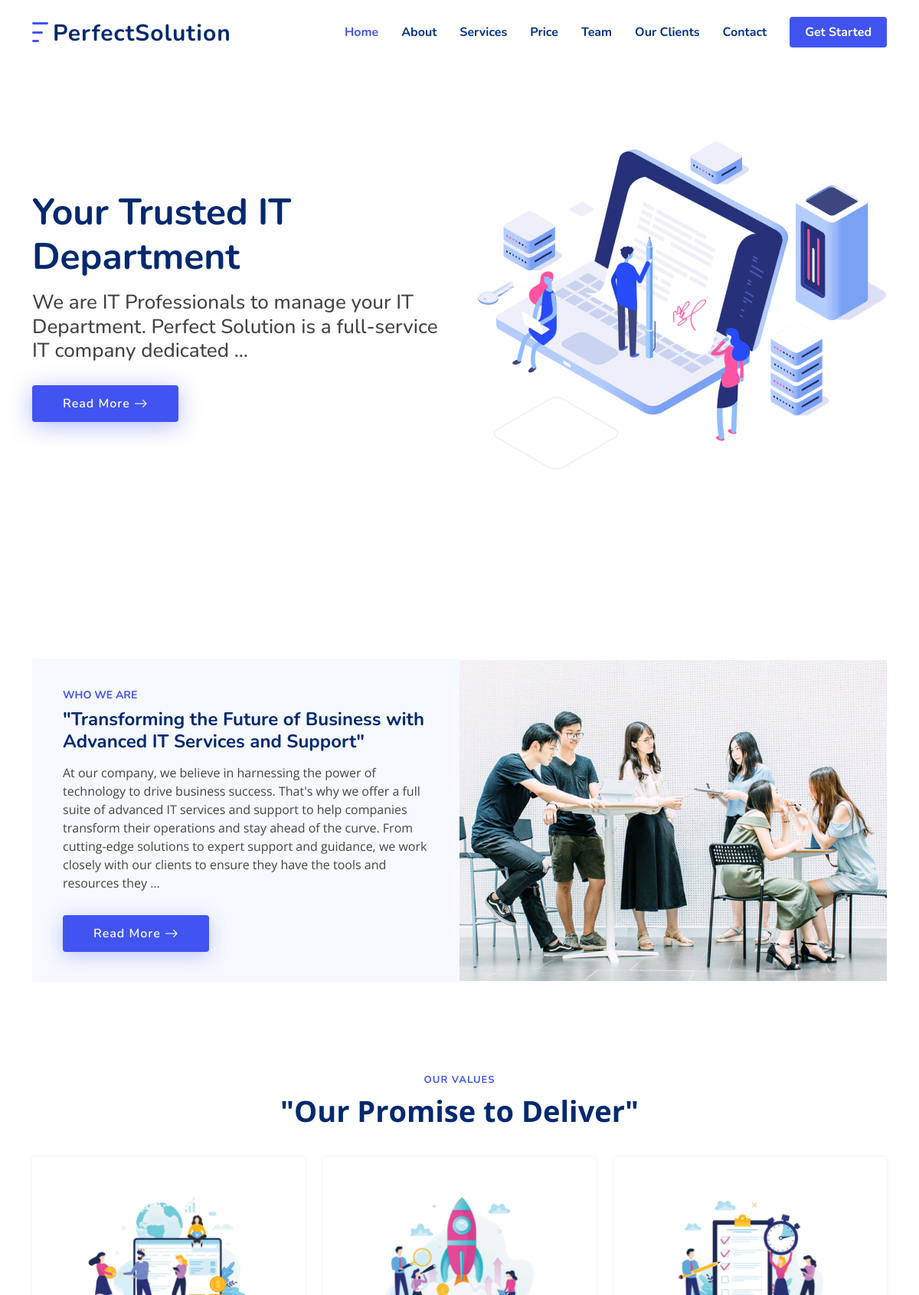
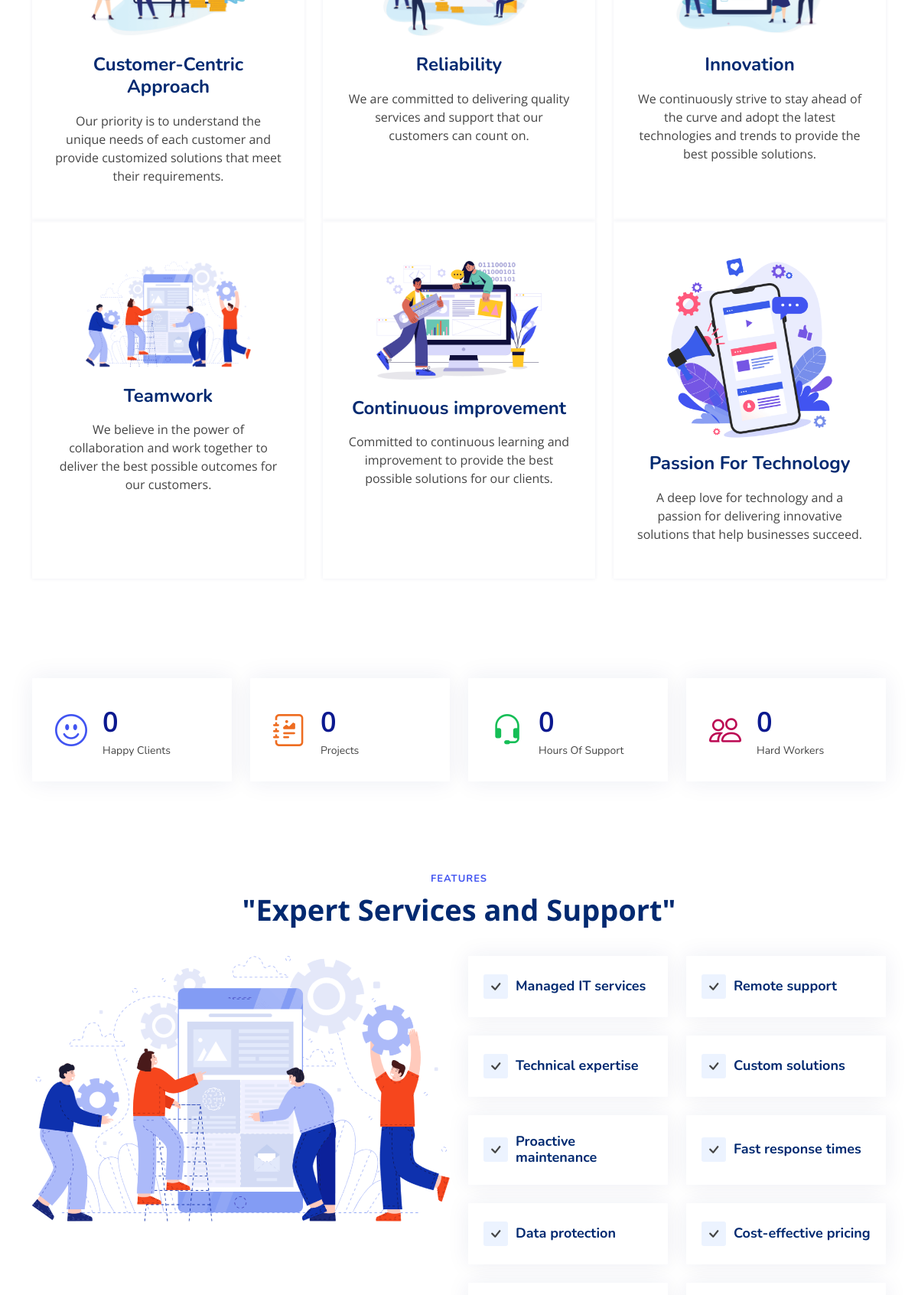
The page / (upper part) on the database its author committed (2 pictures, top to bottom).
### home/models.py (models this page shows)
class Hero(models.Model):
    hero_title = models.CharField(max_length=50)
    hero_detail = models.TextField()
    hero_img = models.ImageField(upload_to="hero", blank=True, default="hero/hero-img.png")
    hero_logo = models.ImageField(upload_to="hero", blank=True)

class About(models.Model):
    about_title = models.TextField()
    about_detail = models.TextField()
    about_img = models.ImageField(upload_to="about", blank=True)

class OurValueTitle(models.Model):
    value_title_main = models.CharField(max_length=50)

class OurValue(models.Model):
    value_img = models.ImageField(upload_to="our_values")
    value_title = models.CharField(max_length=30)
    value_detail = models.TextField()

class FeatureTitle(models.Model):
    feature_title = models.CharField(max_length=50)

class Feature(models.Model):
    feature = models.CharField(max_length=50)

### home/views.py (the view)
# urls.py: path("", views.home, name="home"),
def home(request):
    hero = Hero.objects.latest('id')
    about = About.objects.latest('id')
    service_title = ServiceTitle.objects.latest('id')
    service = Service.objects.all()
    client_title = OurClientTitle.objects.latest('id')
    client_logo = OurClientLogo.objects.all()
    contact = Contact.objects.latest('id')
    our_value = OurValue.objects.all()
    our_value_title = OurValueTitle.objects.latest('id')
    feature_title = FeatureTitle.objects.latest('id')
    feature = Feature.objects.all()
    faq = Faq.objects.all()
    faq_list1 = faq[:len(faq) // 2]
    faq_list2 = faq[len(faq) // 2:]
    return render(request, "index.html", {
        "hero": hero,
        "about": about,
        "service_title": service_title,
        "service": service,
        "client_title": client_title,
        "client_logo": client_logo,
        "contact": contact,
        "our_value": our_value,
        "our_value_title": our_value_title,
        "feature_title": feature_title,
        "feature": feature,
        "faq": faq,
        "faq_list1": faq_list1,
        "faq_list2": faq_list2
    })

### templates/index.html (shortened to what this page needs)
{% load static %}
<!DOCTYPE html>
<html lang="en">
<head>
    <link href="{% static 'assets/vendor/aos/aos.css' %}" rel="stylesheet">
    <link href="{% static 'assets/vendor/bootstrap/css/bootstrap.min.css' %}" rel="stylesheet">
    <link href="{% static 'assets/vendor/bootstrap-icons/bootstrap-icons.css' %}" rel="stylesheet">
    <link href="{% static 'assets/vendor/glightbox/css/glightbox.min.css' %}" rel="stylesheet">
    <link href="{% static 'assets/vendor/remixicon/remixicon.css' %}" rel="stylesheet">
    <link href="{% static 'assets/vendor/swiper/swiper-bundle.min.css' %}" rel="stylesheet">
    <link href="{% static 'assets/css/style.css' %}" rel="stylesheet">
</head>
<body>
<header id="header" class="header fixed-top">
    <div class="container-fluid container-xl d-flex align-items-center justify-content-between">
        <a href="/" class="logo d-flex align-items-center">
            <img src="{% static 'assets/img/logo.png' %}" alt="">
            <span>PerfectSolution</span>
        </a>
        <nav id="navbar" class="navbar">
            <ul>
                <li><a class="nav-link scrollto active" href="#hero">Home</a></li>
                <li><a class="nav-link scrollto" href="#about">About</a></li>
                <li><a class="nav-link scrollto" href="#services">Services</a></li>
                <li><a class="nav-link scrollto" href="#pricing">Price</a></li>
                <li><a class="nav-link scrollto" href="#team">Team</a></li>
                <li><a class="nav-link scrollto" href="#clients">Our Clients</a></li>
                <li><a class="nav-link scrollto" href="#contact">Contact</a></li>
                <li><a class="getstarted scrollto" href="#about">Get Started</a></li>
            </ul>
        </nav>
    </div>
</header>
<section id="hero" class="hero d-flex align-items-center">
    <div class="container">
        <div class="row">
            <div class="col-lg-6 d-flex flex-column justify-content-center">
                <h1 data-aos="fade-up">{{hero.hero_title}}</h1>
                <h2 data-aos="fade-up" data-aos-delay="400">{{hero.hero_detail|truncatewords:17}}</h2>
                <div data-aos="fade-up" data-aos-delay="600">
                    <div class="text-center text-lg-start">
                        <a href="more_hero"
                           class="btn-get-started scrollto d-inline-flex align-items-center justify-content-center align-self-center">
                            <span>Read More</span>
                            <i class="bi bi-arrow-right"></i>
                        </a>
                    </div>
                </div>
            </div>
            <div class="col-lg-6 hero-img" data-aos="zoom-out" data-aos-delay="200">
                <img src="media/{{hero.hero_img}}" class="img-fluid" alt="">
            </div>
        </div>
    </div>
</section>
<main id="main">
    <section id="about" class="about">
        <div class="container" data-aos="fade-up">
            <div class="row gx-0">
                <div class="col-lg-6 d-flex flex-column justify-content-center" data-aos="fade-up" data-aos-delay="200">
                    <div class="content">
                        <h3>Who We Are</h3>
                        <h2>{{about.about_title}}</h2>
                        <p>
                            {{about.about_detail|truncatewords:63}}
                        </p>
                        <div class="text-center text-lg-start">
                            <a href="more_about"
                               class="btn-read-more d-inline-flex align-items-center justify-content-center align-self-center">
                                <span>Read More</span>
                                <i class="bi bi-arrow-right"></i>
                            </a>
                        </div>
                    </div>
                </div>
                <div class="col-lg-6 d-flex align-items-center" data-aos="zoom-out" data-aos-delay="200">
                    <img src="media/{{about.about_img}}" class="img-fluid" alt="">
                </div>
            </div>
        </div>
    </section>
    <section id="values" class="values">
        <div class="container" data-aos="fade-up">
            <header class="section-header">
                <h2>Our Values</h2>
                <p>{{our_value_title.value_title_main}}</p>
            </header>
            <div class="row">
                {% for values in our_value %}
                <div class="col-lg-4" data-aos="fade-up" data-aos-delay="200">
                    <div class="box">
                        <img src="media/{{values.value_img}}" class="img-fluid" alt="">
                        <h3>{{values.value_title}}</h3>
                        <p>{{values.value_detail}}</p>
                    </div>
                </div>
                {% endfor %}
            </div>
        </div>
    </section>
    <section id="counts" class="counts">
        <div class="container" data-aos="fade-up">
            <div class="row gy-4">
                <div class="col-lg-3 col-md-6">
                    <div class="count-box">
                        <i class="bi bi-emoji-smile"></i>
                        <div>
                            <span data-purecounter-start="0" data-purecounter-end="232" data-purecounter-duration="1"
                                  class="purecounter"></span>
                            <p>Happy Clients</p>
                        </div>
                    </div>
                </div>
                <div class="col-lg-3 col-md-6">
                    <div class="count-box">
                        <i class="bi bi-journal-richtext" style="color: #ee6c20;"></i>
                        <div>
                            <span data-purecounter-start="0" data-purecounter-end="521" data-purecounter-duration="1"
                                  class="purecounter"></span>
                            <p>Projects</p>
                        </div>
                    </div>
                </div>
                <div class="col-lg-3 col-md-6">
                    <div class="count-box">
                        <i class="bi bi-headset" style="color: #15be56;"></i>
                        <div>
                            <span data-purecounter-start="0" data-purecounter-end="1463" data-purecounter-duration="1"
                                  class="purecounter"></span>
                            <p>Hours Of Support</p>
                        </div>
                    </div>
                </div>
                <div class="col-lg-3 col-md-6">
                    <div class="count-box">
                        <i class="bi bi-people" style="color: #bb0852;"></i>
                        <div>
                            <span data-purecounter-start="0" data-purecounter-end="15" data-purecounter-duration="1"
                                  class="purecounter"></span>
                            <p>Hard Workers</p>
                        </div>
                    </div>
                </div>
            </div>
        </div>
    </section>
    <section id="features" class="features">
        <div class="container" data-aos="fade-up">
            <header class="section-header">
                <h2>Features</h2>
                <p>{{feature_title.feature_title}}</p>
            </header>
            <div class="row">
                <div class="col-lg-6">
                    <img src="{% static 'assets/img/features.png' %}" class="img-fluid" alt="">
                </div>
                <div class="col-lg-6 mt-5 mt-lg-0 d-flex">
                    <div class="row align-self-center gy-4">
                        {% for features in feature%}
                        <div class="col-md-6" data-aos="zoom-out" data-aos-delay="200">
                            <div class="feature-box d-flex align-items-center">
                                <i class="bi bi-check"></i>
                                <h3>{{features.feature}}</h3>
                            </div>
                        </div>
                        {% endfor %}
                    </div>
                </div>
            </div>
    </section>
</main>
</body>
</html>

### static/assets/css/style.css (style rules this page uses)
:root { scroll-behavior: smooth; }
body { font-family: "Open Sans", sans-serif; color: #444444; }
a { color: #4154f1; text-decoration: none; }
h1, h2, h3, h4, h5, h6 { font-family: "Nunito", sans-serif; }
section { padding: 60px 0; overflow: hidden; }
.section-header { text-align: center; padding-bottom: 40px; }
.section-header h2 { font-size: 13px; letter-spacing: 1px; font-weight: 700; margin: 0; color: #4154f1; text-transform: uppercase; }
.section-header p { margin: 10px 0 0 0; padding: 0; font-size: 38px; line-height: 42px; font-weight: 700; color: #012970; }
.header { transition: all 0.5s; z-index: 997; padding: 20px 0; }
.header .logo { line-height: 0; }
.header .logo img { max-height: 40px; margin-right: 6px; }
.header .logo span { font-size: 30px; font-weight: 700; letter-spacing: 1px; color: #012970; font-family: "Nunito", sans-serif; margin-top: 3px; }
.navbar { padding: 0; }
.navbar ul { margin: 0; padding: 0; display: flex; list-style: none; align-items: center; }
.navbar li { position: relative; }
.navbar a, .navbar a:focus { display: flex; align-items: center; justify-content: space-between; padding: 10px 0 10px 30px; font-family: "Nunito", sans-serif; font-size: 16px; font-weight: 700; color: #013289; white-space: nowrap; transition: 0.3s; }
.navbar a:hover, .navbar .active, .navbar .active:focus, .navbar li:hover>a { color: #4154f1; }
.navbar .getstarted, .navbar .getstarted:focus { background: #4154f1; padding: 8px 20px; margin-left: 30px; border-radius: 4px; color: #fff; }
.hero { width: 100%; height: 100vh; background: url(../img/hero-bg.png) top center no-repeat; background-size: cover; }
.hero h1 { margin: 0; font-size: 48px; font-weight: 700; color: #012970; }
.hero h2 { color: #444444; margin: 15px 0 0 0; font-size: 26px; }
.hero .btn-get-started { margin-top: 30px; line-height: 0; padding: 15px 40px; border-radius: 4px; transition: 0.5s; color: #fff; background: #4154f1; box-shadow: 0px 5px 30px rgba(65, 84, 241, 0.4); }
.hero .btn-get-started span { font-family: "Nunito", sans-serif; font-weight: 600; font-size: 16px; letter-spacing: 1px; }
.hero .btn-get-started i { margin-left: 5px; font-size: 18px; transition: 0.3s; }
.hero .hero-img { text-align: right; }
@media (min-width: 1024px) { .hero { background-attachment: fixed; } }
.about .content { background-color: #f6f9ff; padding: 40px; }
.about h3 { font-size: 14px; font-weight: 700; color: #4154f1; text-transform: uppercase; }
.about h2 { font-size: 24px; font-weight: 700; color: #012970; }
.about p { margin: 15px 0 30px 0; line-height: 24px; }
.about .btn-read-more { line-height: 0; padding: 15px 40px; border-radius: 4px; transition: 0.5s; color: #fff; background: #4154f1; box-shadow: 0px 5px 25px rgba(65, 84, 241, 0.3); }
.about .btn-read-more span { font-family: "Nunito", sans-serif; font-weight: 600; font-size: 16px; letter-spacing: 1px; }
.about .btn-read-more i { margin-left: 5px; font-size: 18px; transition: 0.3s; }
.values .box { padding: 30px; box-shadow: 0px 0 5px rgba(1, 41, 112, 0.08); text-align: center; transition: 0.3s; height: 100%; }
.values .box img { padding: 30px 50px; transition: 0.5s; transform: scale(1.1); }
.values .box h3 { font-size: 24px; color: #012970; font-weight: 700; margin-bottom: 18px; }
.counts { padding: 70px 0 60px; }
.counts .count-box { display: flex; align-items: center; padding: 30px; width: 100%; background: #fff; box-shadow: 0px 0 30px rgba(1, 41, 112, 0.08); }
.counts .count-box i { font-size: 42px; line-height: 0; margin-right: 20px; color: #4154f1; }
.counts .count-box span { font-size: 36px; display: block; font-weight: 600; color: #0b198f; }
.counts .count-box p { padding: 0; margin: 0; font-family: "Nunito", sans-serif; font-size: 14px; }
.features .feature-box { padding: 24px 20px; box-shadow: 0px 0 30px rgba(1, 41, 112, 0.08); transition: 0.3s; height: 100%; }
.features .feature-box h3 { font-size: 18px; color: #012970; font-weight: 700; margin: 0; }
.features .feature-box i { line-height: 0; background: #ecf3ff; padding: 4px; margin-right: 10px; font-size: 24px; border-radius: 3px; transition: 0.3s; }

### rows shown on the page
Hero: hero_title "Your Trusted IT Department", hero_detail "We are IT Professionals to manage your IT Department. Perfect Solution is a full-service IT company dedicated …", hero_img (picture)
About: about_title "\"Transforming the Future of Business with Advanced IT Services and Support\"", about_detail "At our company, we believe in harnessing the power of technology to drive business success. That's why we offer a full suite of advanced IT services and support to help companies transform their operations and stay ahead of the curve. From cutting-edge solutions to expert support and guidance, we work closely with our clients to ensure they have the tools and resources they …", about_img (picture)
OurValueTitle: value_title_main "\"Our Promise to Deliver\""
OurValue: value_img (picture), value_title "Customer-Centric Approach", value_detail "Our priority is to understand the unique needs of each customer and provide customized solutions that meet their requirements."
OurValue: value_img (picture), value_title "Reliability", value_detail "We are committed to delivering quality services and support that our customers can count on."
OurValue: value_img (picture), value_title "Innovation", value_detail "We continuously strive to stay ahead of the curve and adopt the latest technologies and trends to provide the best possible solutions."
OurValue: value_img (picture), value_title "Teamwork", value_detail "We believe in the power of collaboration and work together to deliver the best possible outcomes for our customers."
OurValue: value_img (picture), value_title "Continuous improvement", value_detail "Committed to continuous learning and improvement to provide the best possible solutions for our clients."
OurValue: value_img (picture), value_title "Passion For Technology", value_detail "A deep love for technology and a passion for delivering innovative solutions that help businesses succeed."
FeatureTitle: feature_title "\"Expert Services and Support\""
Feature: feature "Managed IT services"
Feature: feature "Remote support"
Feature: feature "Technical expertise"
Feature: feature "Custom solutions"
Feature: feature "Proactive maintenance"
Feature: feature "Fast response times"
Feature: feature "Data protection"
Feature: feature "Cost-effective pricing"
